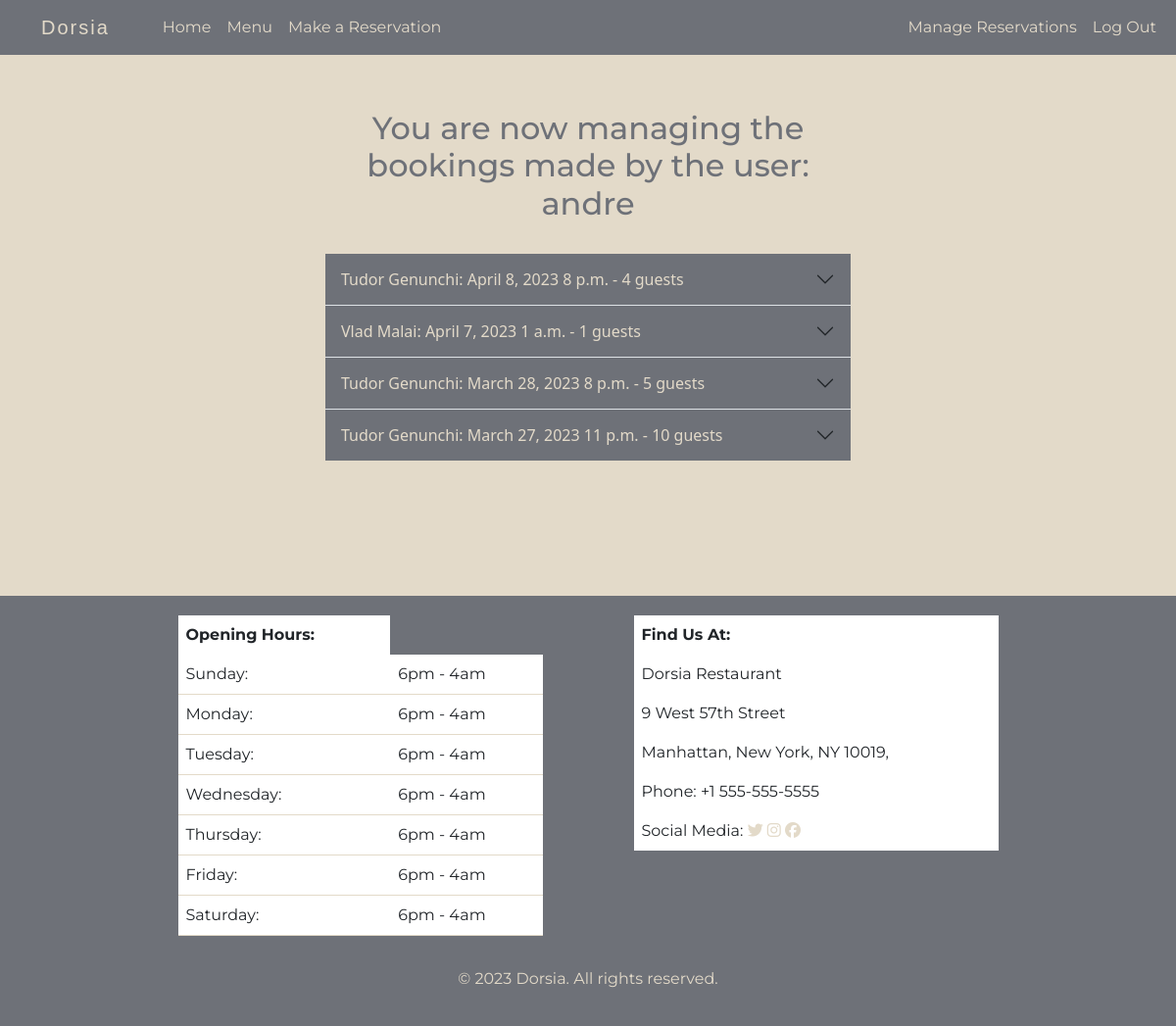
/manage_reservations/ (signed in), run on an earlier commit of the app's database.
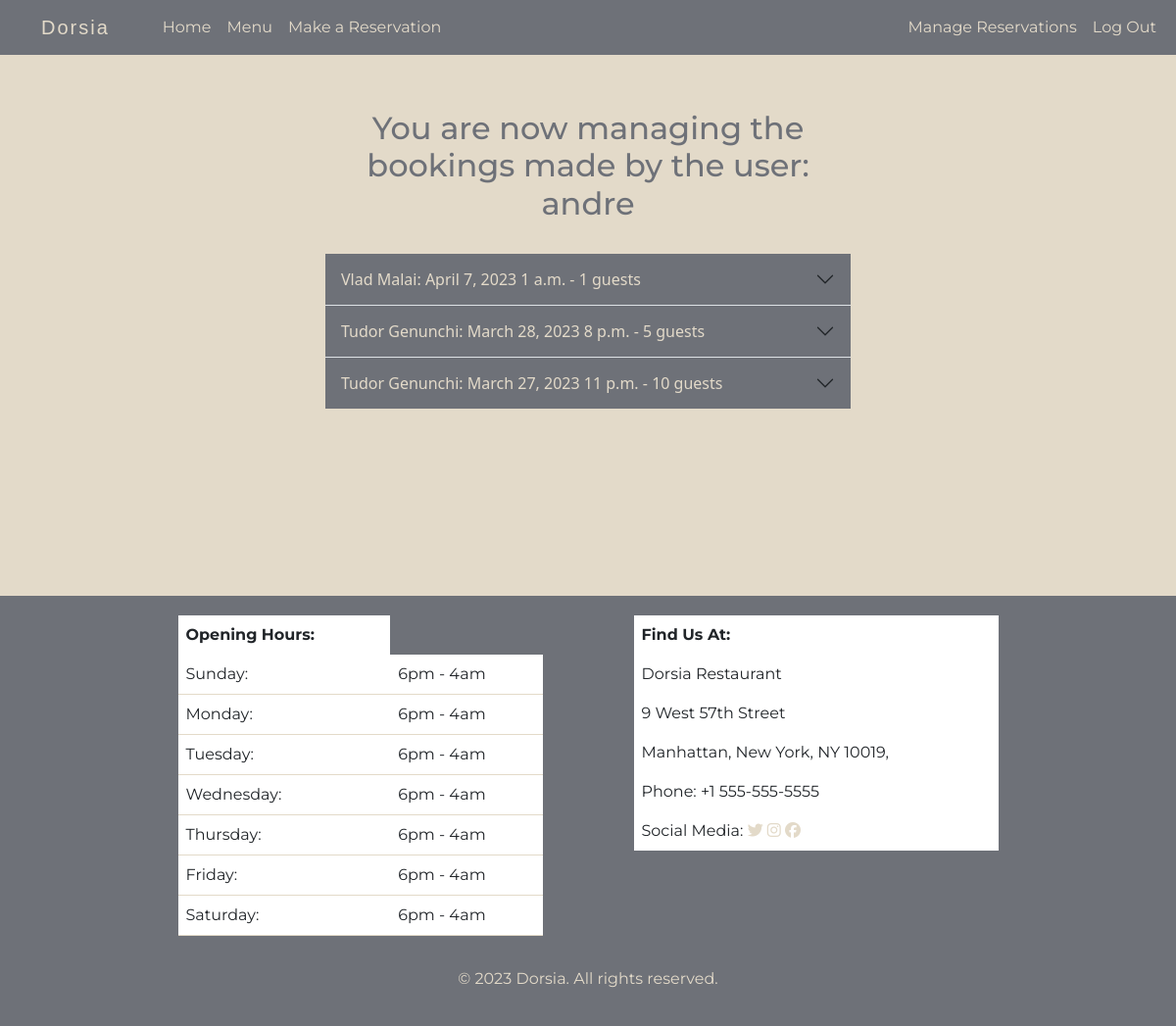
And on a later commit of the database.
### restaurant/models.py (models this page shows, shortened)
class Booking(models.Model):
    customer_id = models.ForeignKey(
        User, on_delete=models.CASCADE, related_name='restaurant_booking')
    booking_full_name = models.CharField(max_length=100, null=True)
    booking_email = models.EmailField(null=True)
    booking_phone_number = models.CharField(max_length=20, null=True)
    number_of_guests = models.IntegerField(default=1)
    booking_date = models.DateField()
    time = models.TimeField()
    comment = models.TextField(default='')
    confirmed = models.BooleanField(default=False)

### restaurant/views.py (the view)
def manage_reservations(request):
    username = request.user
    bookings = Booking.objects.filter(
        customer_id=username).order_by('-booking_date')
    context = {'bookings': bookings, 'username': username}
    return render(request, 'manage_reservations.html', context)

### templates/manage_reservations.html (shortened to what this page needs)
{% extends 'base.html' %}
{% block content %}
<div class="row top-row">
    <div class="col-md-8 col-sm-10 col-xs-12 col-lg-6" id="mng-res-col">
        <h2 class="title"> You are now managing the bookings made by the user: {{ username }} </h2>
        <div class="accordion accordion-flush" id="accordionFlushExample">
            {% for booking in bookings %}
            <div class="accordion-item" data-bookingdate="{{booking.booking_date}}">
                <h3 class="accordion-header" id="flush-heading-{{ booking.id }}">
                    <button class="accordion-button collapsed header-btn" type="button" data-bs-toggle="collapse"
                        data-bs-target="#flush-collapse-{{ booking.id }}" aria-expanded="false"
                        aria-controls="flush-collapse-{{ booking.id }}">
                        {{ booking.booking_full_name }}: {{booking.booking_date}} {{booking.time}} -
                        {{ booking.number_of_guests }} guests
                    </button>
                </h3>
            </div>
            {% endfor %}
        </div>
    </div>
</div>
{% endblock content %}

### templates/base.html (shortened to what this page needs)
<!DOCTYPE html>
<html lang="en">
<head>
  <link rel="stylesheet" href="/static/css/style.css">
  <link href="https://cdn.jsdelivr.net/npm/bootstrap@5.3.0-alpha1/dist/css/bootstrap.min.css" rel="stylesheet"
>
</head>
<body>
  <header>
    <nav class="navbar navbar-expand-lg fixed-top" data-bs-theme="dark">
      <div class="container-fluid">
        <a class="navbar-brand" href="{% url 'home_page' %}">Dorsia</a>
        <div class="collapse navbar-collapse" id="navbarSupportedContent">
          <ul class="navbar-nav me-auto mb-2 mb-lg-0">
            <li class="nav-item">
              <a class="nav-link" aria-current="page" href="{% url 'home_page' %}">Home</a>
            </li>
            <li class="nav-item">
              <a class="nav-link" href="{% url 'menu' %}">Menu</a>
            </li>
            <li class="nav-item">
              <a class="nav-link" href="{% url 'reservation' %}"> Make a Reservation</a>
            </li>
          </ul>
          <ul class="navbar-nav ml-auto mb-2 mb-lg-0">
            {% if user.is_authenticated %}
            <li class="nav-item">
              <a class="nav-link" href="{% url 'manage_reservations' %}">Manage Reservations</a>
            </li>
            <li class="nav-item">
              <a class="nav-link" href="{% url 'account_logout' %}">Log Out</a>
            </li>
            {% endif %}
          </ul>
        </div>
      </div>
    </nav>
  </header>
  <main>
    {% block content %}{% endblock content %}
  </main>
  <footer>
    <div class="container">
      <div class="row">
        <div class="col-md-6 col-sm-12 ">
          <div class="row justify-content-end">
            <div class="col-md-8 col-sm-12 ">
              <table class="table">
                <thead>
                  <tr>
                    <th scope="col">Opening Hours:</th>
                  </tr>
                </thead>
                <tbody>
                  <tr>
                    <td>Sunday:</td>
                    <td>6pm - 4am</td>
                  </tr>
                  <tr>
                    <td>Monday:</td>
                    <td>6pm - 4am</td>
                  </tr>
                  <tr>
                    <td>Tuesday:</td>
                    <td>6pm - 4am</td>
                  </tr>
                  <tr>
                    <td>Wednesday:</td>
                    <td>6pm - 4am</td>
                  </tr>
                  <tr>
                    <td>Thursday:</td>
                    <td>6pm - 4am</td>
                  </tr>
                  <tr>
                    <td>Friday:</td>
                    <td>6pm - 4am</td>
                  </tr>
                  <tr>
                    <td>Saturday:</td>
                    <td>6pm - 4am</td>
                  </tr>
                </tbody>
              </table>
            </div>
            <div class="col-md-1 d-none d-md-block"></div>
          </div>
        </div>
        <div class="col-md-6 col-sm-12">
          <div class="row">
            <div class="col-md-1 d-none d-md-block"></div>
            <div class="col-md-8 col-sm-12 ">
              <table class="table" id="address-table">
                <thead>
                  <tr class="border-0">
                    <th scope="col">Find Us At:</th>
                  </tr>
                </thead>
                <tbody>
                  <tr>
                    <td>Dorsia Restaurant</td>
                  </tr>
                  <tr>
                    <td>9 West 57th Street</td>
                  </tr>
                  <tr>
                    <td>Manhattan, New York, NY 10019,</td>
                  </tr>
                  <tr>
                    <td>Phone: +1 555-555-5555</td>
                  </tr>
                  <tr>
                    <td>Social Media: <a href="https://www.twitter.com/"><i class="fa-brands fa-twitter"></i></a>&#09;<a
                        href="https://www.instagram.com/"><i class="fa-brands fa-instagram"></i></a>&#09;<a
                        href="https://www.facebook.com/"><i class="fa-brands fa-facebook"></i></a></td>
                  </tr>
                </tbody>
              </table>
            </div>
          </div>
        </div>
      </div>
      <div class="row">
        <div class="col text-center" id="copyright">
          <p>&copy; 2023 Dorsia. All rights reserved.</p>
        </div>
      </div>
    </div>
  </footer>
</body>
</html>

### static/css/style.css (style rules this page uses)
body { font-family: "Open Sans", sans-serif; overflow-x: hidden; color: #3C3E44; padding-top: 3rem; }
.row { --bs-gutter-x: 0 !important; --bs-gutter-y: 0 !important; }
header { width: 100%; }
.top-row { background-color: #E3DAC9; justify-content: center; min-height: 70vh; }
nav { font-family: 'Montserrat', sans-serif; background-color: #6E7178 ; position: fixed; }
.navbar-brand { padding: 30px; font-family: 'Playfair Display', sans-serif; letter-spacing: 2px; }
nav a { color: #E3DAC9 !important; }
.title { text-align: center; padding: 2rem 1rem; background-color: #E3DAC9; margin-bottom: 0; font-family: "Montserrat", sans-serif; color: #6E7178; }
#mng-res-col { padding: 2rem; }
#mng-res-col .header-btn { background-color: #6E7178; color: #E3DAC9; padding: 1rem; }
footer { background-color: #6E7178; color: #E3DAC9; padding: 20px; font-family: "Montserrat", sans-serif; }
footer table { color: #E3DAC9 !important; border-color: #E3DAC9 !important; }
footer table th { border: none; }
footer a { color: #E3DAC9; }
#address-table td { border: none; }
#copyright { margin-top: 1rem; }

What changed in the data, as far as the page shows it:
removed Booking: booking_full_name "Tudor Genunchi", booking_date "April 8, 2023", time "8 p.m.", number_of_guests "4"
